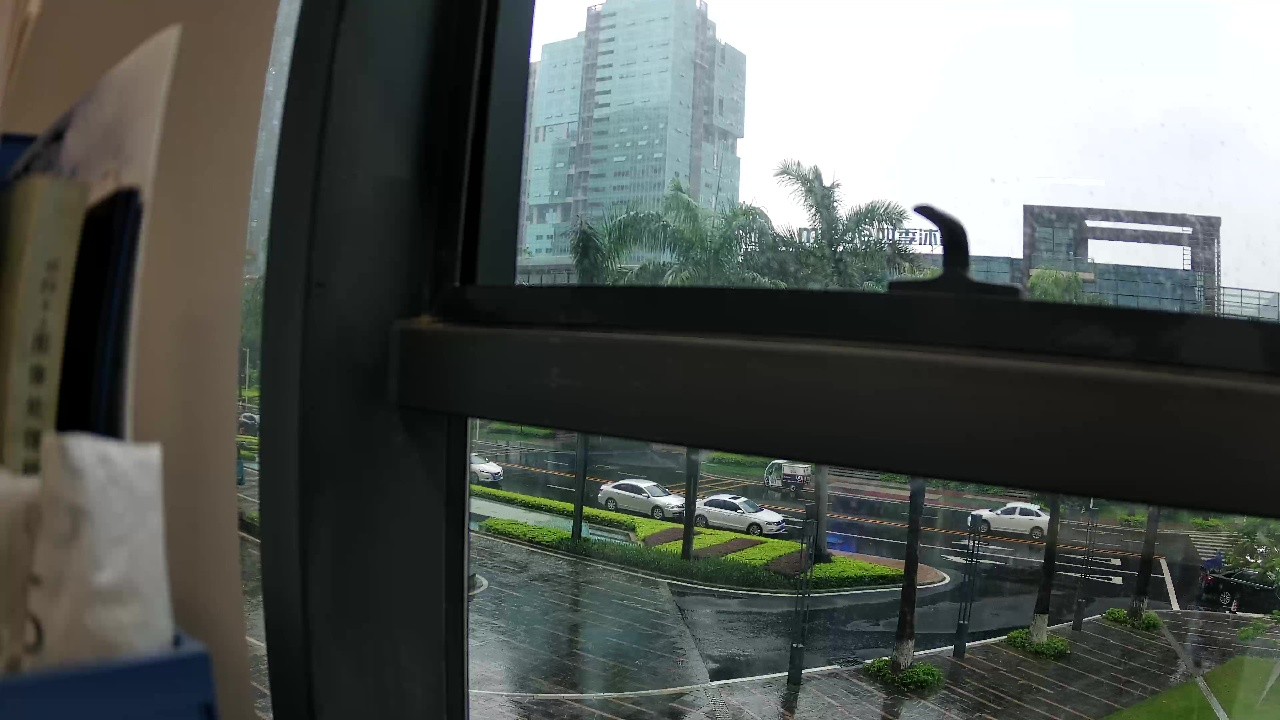
#> input picture 23-王锦文-广州/第二周/resize.jpg, 1280 x 720 px
$ python Bilinearresize.py
#> lines starting #> are read from the running program, lines starting #| are printed output that depends on the picture
#> further down, img is the input picture: shape (720, 1280, 3); mean B, G, R 87.3, 91.4, 86.6
#-*- coding: utf-8 -*-
import cv2
import numpy as np
import math
import time
def bilinear_resize(img,dstw=1920,dsth=1080):
    '''
    func:双线性插值
    img：输入的图像（BGR格式）
    dstw，dsth：缩放后的图像尺寸w，h
    '''
#> called with dstw = 1920, dsth = 1080
    h,w,c=img.shape
#> h = 720; w = 1280; c = 3
    dst_img=np.zeros((dsth,dstw,c),dtype=np.uint8)
    #缩放因子
    scale_x = h / dsth
#> scale_x = 0.667
    scale_y = w / dstw
#> scale_y = 0.667
    start_time=time.time()
    for j in range(dsth):
        for i in range(dstw):
            #1.1先找到目标图像相对原图的位置
            #src_x=(dst_x+0.5)*scale_x-0.5
            srcx=(i+0.5)*scale_x-0.5
            srcy=(j+0.5)*scale_y-0.5
            #防止越界
            if srcx<0:
                srcx=0
            if srcx>=w-1:
                srcx=srcx-2
            if srcy < 0:
                srcy = 0
            if srcy >= h - 1:
                srcy = srcy - 2

            # [6 lines of commented-out code are left out]
            src_left,src_top,src_right,src_bot=int(srcx),int(srcy),int(srcx)+1,int(srcy)+1
           # [5 lines of commented-out code are left out]
            u=(srcx-src_left)*2048
            v=(srcy-src_top)*2048
            u_u=2048-u
            v_v=2048-v
            for c_ in range(c):
                 dst_img[j,i,c_]=(u_u*v_v*img[src_top,src_left,c_]+u_u*v*img[src_bot,src_left,c_]\
                            +u*v_v*img[src_top,src_right,c_]+u*v*img[src_bot,src_right,c_])/4194304
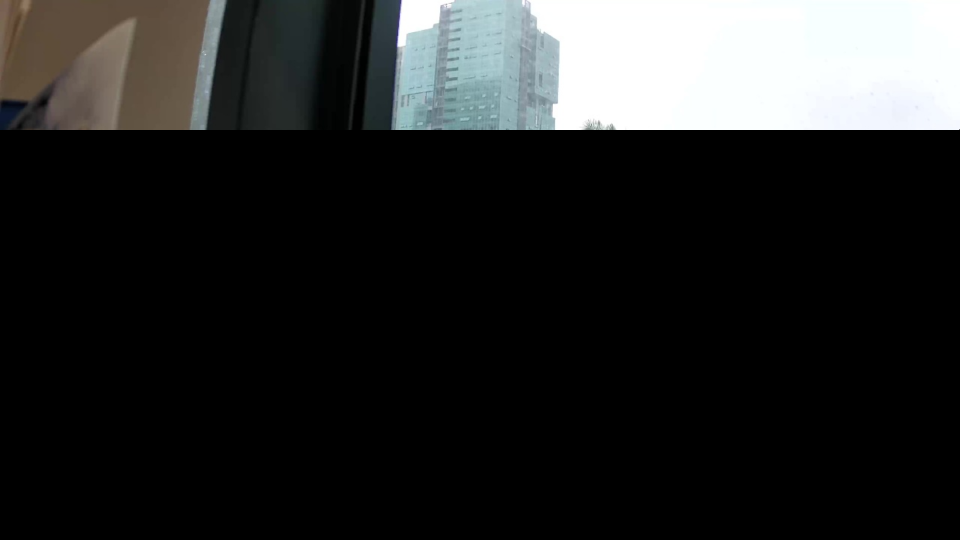
#> dst_img: shape (1080, 1920, 3) (shown at 1/2 size); mean B, G, R 38.9, 39.2, 38.4
    print("cost time:{} ms".format((time.time()-start_time)*1000))#21268ms 4k resize 720p
    cv2.imshow("resize",dst_img)
    #cv2.imwrite("resize1.jpg",dst_img)
    cv2.waitKey()
if __name__=='__main__':
    img=cv2.imread("resize.jpg")
#> (the run stopped early here; a loop or call above may not have finished)
